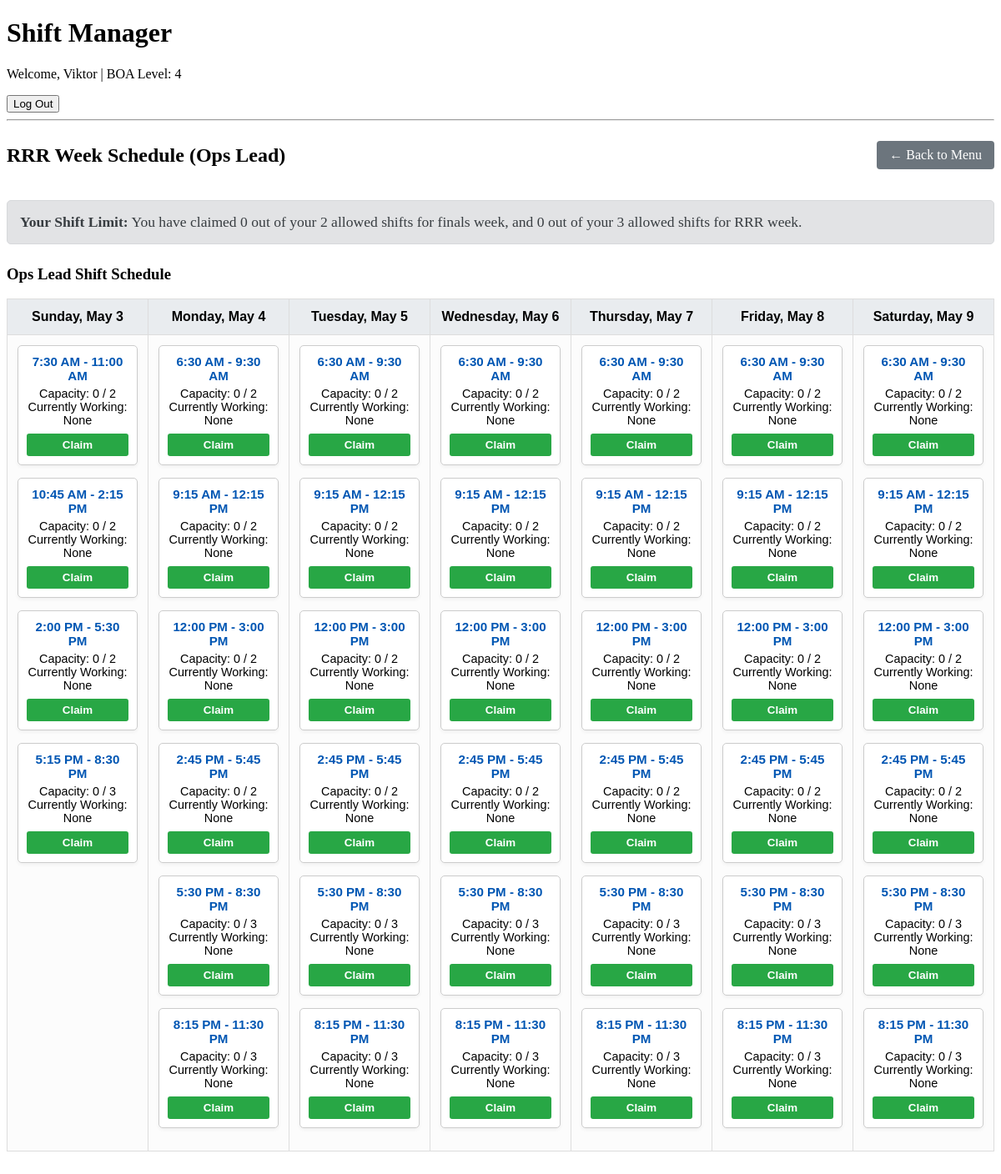
The app's page /schedule/rrr/ops_lead/ (signed in) with its own data.
### shifts/models.py (models this page shows)
class User(AbstractUser):
    BOA_CHOICES = [
        (1, "BOA1"),
        (2, "BOA2"),
        (3, "BOA3"),
        (4, "BOA4"),
    ]
    boa_level = models.IntegerField(choices=BOA_CHOICES, default=1)

class Shift(models.Model):
    SHIFT_TYPES = [('DESK', 'Desk Shift'), ('ROAMER', 'Roamer Shift'), ('OPS_LEAD', 'Ops Lead Shift')]
    start_time = models.DateTimeField()
    end_time = models.DateTimeField()
    location = models.CharField(max_length=100)
    shift_type = models.CharField(max_length=10, choices=SHIFT_TYPES)
    capacity = models.PositiveIntegerField(default=3)

### shifts/views.py (the view)
# urls.py: path('schedule/<str:week_type>/<str:role_type>/', views.schedule_view, name='schedule_view'),
@login_required
def schedule_view(request, week_type, role_type):
    shifts = Shift.objects.all().order_by('start_time')
    target_datetime = datetime.datetime(2026, 5, 10) #start of finals week, change in future semesters
    if week_type == 'rrr':
        shifts = shifts.filter(start_time__lt=target_datetime)
        page_title = "RRR Week Schedule"
    elif week_type == 'finals':
        shifts = shifts.filter(start_time__gte=target_datetime)
        page_title = "Finals Week Schedule"
    else:
        return HttpResponse("Invalid week type.", status=400)
    if role_type == 'desk_roamer':
        shifts = shifts.exclude(shift_type='OPS_LEAD')
        page_title += " (Desk & Roamer)"
    elif role_type == 'ops_lead':
        shifts = shifts.filter(shift_type='OPS_LEAD')
        page_title += " (Ops Lead)"
    else:
        return HttpResponse("Invalid role type.", status=400)
    user_shifts = Signup.objects.filter(user=request.user).values_list('shift_id', flat=True)
    user_shift_count = len(user_shifts)
    max_shifts = 3 if request.user.boa_level in [1, 2] else 2 #lowk irrelevant
    max_shifts_finals = 2
    max_shifts_rrr = 3
    user_finals_count = Signup.objects.filter(user=request.user, shift__start_time__gte=target_datetime).count()
    user_rrr_count = Signup.objects.filter(user=request.user, shift__start_time__lt=target_datetime).count()
    dates = sorted(list(set(shift.start_time.date() for shift in shifts)))
    temp_schedule = defaultdict(lambda: defaultdict(list))
    for shift in shifts:
        s_type = shift.get_shift_type_display()
        date = shift.start_time.date()
        temp_schedule[s_type][date].append(shift)
    schedule = {}
    for s_type, dates_dict in temp_schedule.items():
        schedule[s_type] = []
        for date in dates:
            schedule[s_type].append(dates_dict.get(date, []))
    return render(request, 'shifts/dashboard.html', {
        'schedule': schedule,
        'dates': dates,
        'user_shifts': user_shifts,
        'user_shift_count': user_shift_count,
        'max_shifts': max_shifts,
        'max_shifts_finals': max_shifts_finals,
        'max_shifts_rrr': max_shifts_rrr,
        'user_finals_count': user_finals_count,
        'user_rrr_count': user_rrr_count,
        'page_title': page_title # Pass the title so the template knows what we are looking at
    })

### shifts/templates/shifts/dashboard.html (shortened to what this page needs)
{% extends 'shifts/base.html' %}
{% block content %}
    <div style="display: flex; justify-content: space-between; align-items: center; margin-bottom: 20px;">
        <h2>{{ page_title }}</h2>
        <a href="{% url 'home' %}" style="padding: 8px 15px; background-color: #6c757d; color: white; text-decoration: none; border-radius: 4px;">&larr; Back to Menu</a>
    </div>
    <div style="background-color: #e2e3e5; border: 1px solid #d6d8db; padding: 15px; border-radius: 5px; margin-bottom: 25px; font-size: 1.1em; color: #383d41;">
        <strong>Your Shift Limit:</strong> You have claimed {{ user_finals_count }} out of your {{ max_shifts_finals }} allowed shifts for finals week, and {{ user_rrr_count }} out of your {{ max_shifts_rrr }} allowed shifts for RRR week.
    </div>
    {% for shift_type, days_list in schedule.items %}
        <h3>{{ shift_type }} Schedule</h3>
        <table class="shift-table">
            <thead>
                <tr>
                    {% for date in dates %}
                        <th>{{ date|date:"l, M j" }}</th>
                    {% endfor %}
                </tr>
            </thead>
            <tbody>
                <tr> {% for day_shifts in days_list %}
                        <td>
                            {% for shift in day_shifts %}
                                <div class="shift-card">
                                    <div class="shift-time">
                                        <strong>{{ shift.start_time|time:"g:i A" }} - {{ shift.end_time|time:"g:i A" }}</strong>
                                    </div>
                                    Capacity: {{ shift.signups.count }} / {{ shift.capacity }}<br>
                                    Currently Working:
                                    {% if shift.signups.count == 0 %}
                                        None
                                    {% else %}
                                        <ul style="list-style-type: none; padding-left: 0;">
                                            {% for signup in shift.signups.all %}
                                                <li>{{ signup.user.username }}</li>
                                            {% endfor %}
                                        </ul>
                                    {% endif %}
                                    <form method="POST" action="{% url 'claim_shift' shift.id %}">
                                        {% if shift.id in user_shifts %}
                                            <button type="submit" class="btn" style="background-color: #dc3545; color: white;">Unclaim</button>
                                        {% elif shift.signups.count >= shift.capacity %}
                                            <button type="button" class="btn" disabled style="background-color: #cccccc; color: white;">Full</button>
                                        {% else %}
                                            <button type="submit" class="btn" style="background-color: #28a745; color: white;">Claim</button>
                                        {% endif %}
                                    </form>
                                </div>
                            {% endfor %}
                        </td>
                    {% endfor %}
                </tr>
            </tbody>
        </table>
    {% endfor %}
{% endblock %}

### shifts/templates/shifts/base.html (shortened to what this page needs)
<!DOCTYPE html>
<html lang="en">
    <head>
    </head>
    <body>
        <header>
            <h1>Shift Manager</h1>
            {% if request.user.is_authenticated %}
                <p>Welcome, {{ request.user.username }} | BOA Level: {{request.user.boa_level}} </p>
                <form method="POST" action="{% url 'logout' %}">
                    <button type="submit">Log Out</button>
                </form>
            {% else %}
                <p><a href="{% url 'login' %}">Please log in</a></p>
            {% endif %}
            <hr>
        </header>
        <main>
            {% block content %}
            {% endblock %}
        </main>
    </body>
</html>

### shifts/templates/shifts/dashboard.html (style rules this page uses)
.shift-table { width: 100%; border-collapse: collapse; margin-bottom: 40px; font-family: sans-serif; table-layout: fixed; }
.shift-table th, .shift-table td { border: 1px solid #dddddd; padding: 12px; text-align: center; vertical-align: top; background-color: #fcfcfc; }
.shift-table th { background-color: #e9ecef; font-weight: bold; }
.shift-card { background-color: #ffffff; border: 1px solid #ccc; border-radius: 5px; padding: 10px; margin-bottom: 15px; font-size: 0.9em; box-shadow: 0 2px 4px rgba(0,0,0,0.05); }
.shift-time { color: #0056b3; font-size: 1.05em; margin-bottom: 5px; }
.btn { width: 100%; padding: 6px; margin-top: 8px; border: none; border-radius: 3px; cursor: pointer; font-weight: bold; }

### records on screen
User: user.username "Viktor", user.boa_level "4"
Shift: start_time "7:30 AM", end_time "11:00 AM", signups.count "0", capacity "2", shows "None", shows "Claim"
Shift: start_time "10:45 AM", end_time "2:15 PM", signups.count "0", capacity "2", shows "None", shows "Claim"
Shift: start_time "2:00 PM", end_time "5:30 PM", signups.count "0", capacity "2", shows "None", shows "Claim"
Shift: start_time "5:15 PM", end_time "8:30 PM", signups.count "0", capacity "3", shows "None", shows "Claim"
Shift: start_time "6:30 AM", end_time "9:30 AM", signups.count "0", capacity "2", shows "None", shows "Claim"
Shift: start_time "9:15 AM", end_time "12:15 PM", signups.count "0", capacity "2", shows "None", shows "Claim"
Shift: start_time "12:00 PM", end_time "3:00 PM", signups.count "0", capacity "2", shows "None", shows "Claim"
Shift: start_time "2:45 PM", end_time "5:45 PM", signups.count "0", capacity "2", shows "None", shows "Claim"
Shift: start_time "5:30 PM", end_time "8:30 PM", signups.count "0", capacity "3", shows "None", shows "Claim"
Shift: start_time "8:15 PM", end_time "11:30 PM", signups.count "0", capacity "3", shows "None", shows "Claim"
Shift: start_time "6:30 AM", end_time "9:30 AM", signups.count "0", capacity "2", shows "None", shows "Claim"
Shift: start_time "9:15 AM", end_time "12:15 PM", signups.count "0", capacity "2", shows "None", shows "Claim"
Shift: start_time "12:00 PM", end_time "3:00 PM", signups.count "0", capacity "2", shows "None", shows "Claim"
Shift: start_time "2:45 PM", end_time "5:45 PM", signups.count "0", capacity "2", shows "None", shows "Claim"
Shift: start_time "5:30 PM", end_time "8:30 PM", signups.count "0", capacity "3", shows "None", shows "Claim"
Shift: start_time "8:15 PM", end_time "11:30 PM", signups.count "0", capacity "3", shows "None", shows "Claim"
Shift: start_time "6:30 AM", end_time "9:30 AM", signups.count "0", capacity "2", shows "None", shows "Claim"
Shift: start_time "9:15 AM", end_time "12:15 PM", signups.count "0", capacity "2", shows "None", shows "Claim"
Shift: start_time "12:00 PM", end_time "3:00 PM", signups.count "0", capacity "2", shows "None", shows "Claim"
Shift: start_time "2:45 PM", end_time "5:45 PM", signups.count "0", capacity "2", shows "None", shows "Claim"
Shift: start_time "5:30 PM", end_time "8:30 PM", signups.count "0", capacity "3", shows "None", shows "Claim"
Shift: start_time "8:15 PM", end_time "11:30 PM", signups.count "0", capacity "3", shows "None", shows "Claim"
Shift: start_time "6:30 AM", end_time "9:30 AM", signups.count "0", capacity "2", shows "None", shows "Claim"
Shift: start_time "9:15 AM", end_time "12:15 PM", signups.count "0", capacity "2", shows "None", shows "Claim"
Shift: start_time "12:00 PM", end_time "3:00 PM", signups.count "0", capacity "2", shows "None", shows "Claim"
Shift: start_time "2:45 PM", end_time "5:45 PM", signups.count "0", capacity "2", shows "None", shows "Claim"
Shift: start_time "5:30 PM", end_time "8:30 PM", signups.count "0", capacity "3", shows "None", shows "Claim"
Shift: start_time "8:15 PM", end_time "11:30 PM", signups.count "0", capacity "3", shows "None", shows "Claim"
Shift: start_time "6:30 AM", end_time "9:30 AM", signups.count "0", capacity "2", shows "None", shows "Claim"
Shift: start_time "9:15 AM", end_time "12:15 PM", signups.count "0", capacity "2", shows "None", shows "Claim"
Shift: start_time "12:00 PM", end_time "3:00 PM", signups.count "0", capacity "2", shows "None", shows "Claim"
Shift: start_time "2:45 PM", end_time "5:45 PM", signups.count "0", capacity "2", shows "None", shows "Claim"
Shift: start_time "5:30 PM", end_time "8:30 PM", signups.count "0", capacity "3", shows "None", shows "Claim"
Shift: start_time "8:15 PM", end_time "11:30 PM", signups.count "0", capacity "3", shows "None", shows "Claim"
Shift: start_time "6:30 AM", end_time "9:30 AM", signups.count "0", capacity "2", shows "None", shows "Claim"
Shift: start_time "9:15 AM", end_time "12:15 PM", signups.count "0", capacity "2", shows "None", shows "Claim"
Shift: start_time "12:00 PM", end_time "3:00 PM", signups.count "0", capacity "2", shows "None", shows "Claim"
Shift: start_time "2:45 PM", end_time "5:45 PM", signups.count "0", capacity "2", shows "None", shows "Claim"
Shift: start_time "5:30 PM", end_time "8:30 PM", signups.count "0", capacity "3", shows "None", shows "Claim"
Shift: start_time "8:15 PM", end_time "11:30 PM", signups.count "0", capacity "3", shows "None", shows "Claim"

### other values on screen
{{ page_title }} "RRR Week Schedule (Ops Lead)"
{{ user_finals_count }} "0"
{{ max_shifts_finals }} "2"
{{ user_rrr_count }} "0"
{{ max_shifts_rrr }} "3"
{{ shift_type }} "Ops Lead Shift"
{{ date|date:"l, M j" }} "Sunday, May 3" "Monday, May 4" "Tuesday, May 5" "Wednesday, May 6" "Thursday, May 7" "Friday, May 8" "Saturday, May 9"
